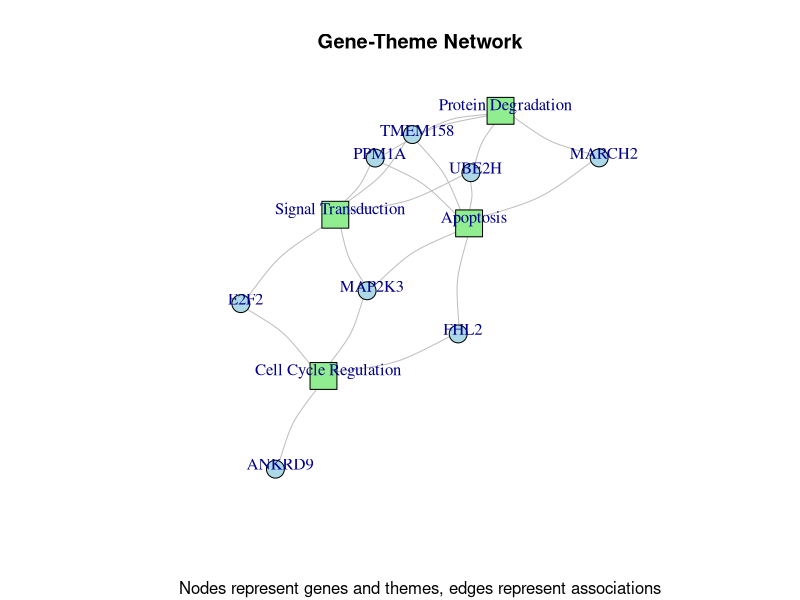

Here is the R script that generated this plot:
# Import required packages
library(igraph)

# Defining the nodes and edges data
# This is a simplified version and you'll need to update this with actual data
nodes <- data.frame(id = c('ANKRD9', 'E2F2', 'FHL2', 'MAP2K3', 'MARCH2', 'PPM1A', 'TMEM158', 'UBE2H', 
                           'Cell Cycle Regulation', 'Protein Degradation', 'Signal Transduction', 'Apoptosis'),
                    type = c(rep('Gene', 8), rep('Theme', 4)))

edges <- data.frame(from = c('ANKRD9', 'E2F2', 'FHL2', 'MAP2K3', 'MARCH2', 'PPM1A', 'TMEM158', 'UBE2H', 
                             'E2F2', 'MAP2K3', 'PPM1A', 'TMEM158', 'UBE2H', 'FHL2', 'MAP2K3', 'MARCH2', 'PPM1A', 'TMEM158', 'UBE2H'),
                    to = c(rep('Cell Cycle Regulation', 4), rep('Protein Degradation', 4), rep('Signal Transduction', 5), rep('Apoptosis', 6)))

# Creating the graph object
graph <- graph_from_data_frame(edges, vertices=nodes, directed=F)

# Setting the attributes for nodes and edges
V(graph)$color <- ifelse(V(graph)$type == "Gene", "lightblue", "lightgreen")
V(graph)$shape <- ifelse(V(graph)$type == "Gene", 'circle', 'square')
V(graph)$size <- ifelse(V(graph)$type == "Gene", 10, 15)
E(graph)$color <- 'gray'
E(graph)$arrow.size <- 0.5

# Plotting the graph
plot(graph, vertex.label.dist=0.5, edge.arrow.size=.5, edge.curved = 0.2, 
     main = "Gene-Theme Network", sub="Nodes represent genes and themes, edges represent associations")
